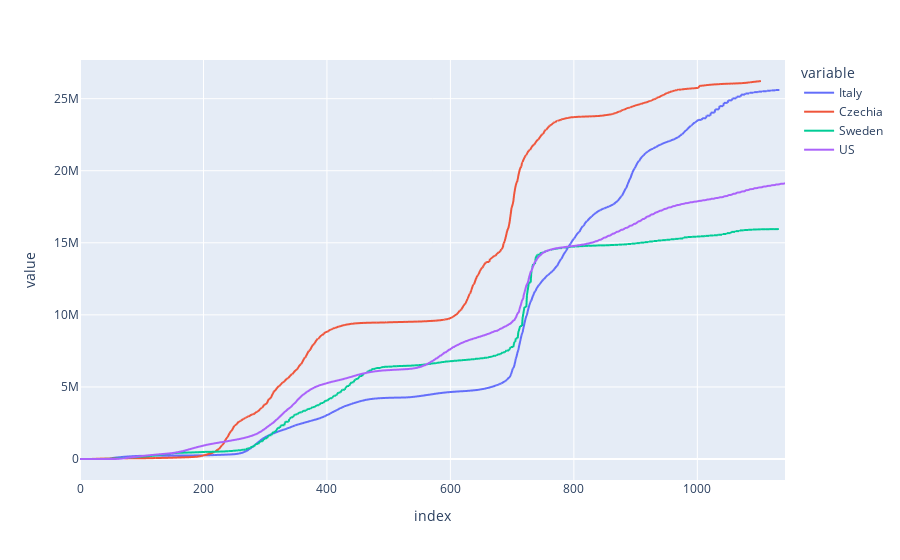

The cell this chart's notebook holds for it:
### Code cell
for slice in country_slices_conf:
    slice.plot.line()
summary = concat_slices(country_slices_conf)
summary = apply_ratio(summary)
summary.plot.line()

### Figure 1 — Plotly figure (JSON) as saved in the notebook; plotly's stock layout.template omitted (floating-point values rounded to 4 significant figures; data arrays with more than 128 entries replaced by an {"elided": "..."} marker saying what was removed)
{"data": [{"hovertemplate": "variable=Italy<br>index=%{x}<br>value=%{y}<extra></extra>", "legendgroup": "Italy", "line": {"color": "#636efa", "dash": "solid"}, "marker": {"symbol": "circle"}, "mode": "lines", "name": "Italy", "showlegend": true, "type": "scattergl", "x": {"elided": "1143 int values"}, "xaxis": "x", "y": {"elided": "1143 int values"}, "yaxis": "y"}, {"hovertemplate": "variable=Czechia<br>index=%{x}<br>value=%{y}<extra></extra>", "legendgroup": "Czechia", "line": {"color": "#EF553B", "dash": "solid"}, "marker": {"symbol": "circle"}, "mode": "lines", "name": "Czechia", "showlegend": true, "type": "scattergl", "x": {"elided": "1143 int values"}, "xaxis": "x", "y": {"elided": "1143 float values"}, "yaxis": "y"}, {"hovertemplate": "variable=Sweden<br>index=%{x}<br>value=%{y}<extra></extra>", "legendgroup": "Sweden", "line": {"color": "#00cc96", "dash": "solid"}, "marker": {"symbol": "circle"}, "mode": "lines", "name": "Sweden", "showlegend": true, "type": "scattergl", "x": {"elided": "1143 int values"}, "xaxis": "x", "y": {"elided": "1143 float values"}, "yaxis": "y"}, {"hovertemplate": "variable=US<br>index=%{x}<br>value=%{y}<extra></extra>", "legendgroup": "US", "line": {"color": "#ab63fa", "dash": "solid"}, "marker": {"symbol": "circle"}, "mode": "lines", "name": "US", "showlegend": true, "type": "scattergl", "x": {"elided": "1143 int values"}, "xaxis": "x", "y": {"elided": "1143 float values"}, "yaxis": "y"}], "layout": {"legend": {"title": {"text": "variable"}, "tracegroupgap": 0}, "margin": {"t": 60}, "xaxis": {"anchor": "y", "domain": [0, 1], "title": {"text": "index"}}, "yaxis": {"anchor": "x", "domain": [0, 1], "title": {"text": "value"}}}}
